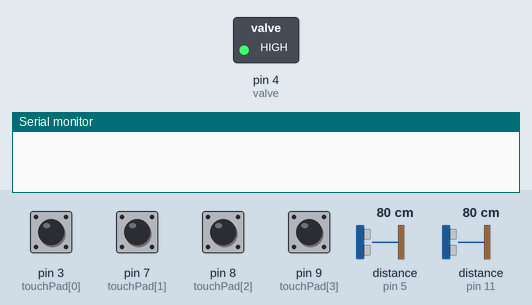
The sketch below on a simulated Arduino Uno, built with avr-gcc and run on an emulated ATmega328P. On the bench: switched loads named in the sketch (green lamp = pin HIGH), the last lines printed to the serial monitor. Inputs (shaded band) come from the test bench; at power-on: pin 3 (touchPad[0]), pin 7 (touchPad[1]), pin 8 (touchPad[2]), pin 9 (touchPad[3]) LOW, distance to the obstacle (sensors on pin 11, pin 5) 80 cm. The echo pulse lasts 58.3 µs per cm.

Above: at 1.1 s.
1.2 s: distance to the obstacle (sensor on pin 11) set to 7 cm
2.7 s: distance to the obstacle (sensor on pin 11) set to 4 cm
At 3.3 s:
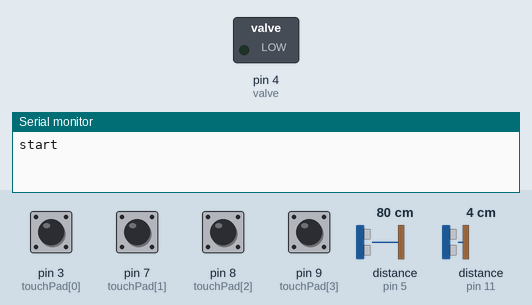
Timing chart, 0 to 5.7 s (numbered marks = the images above; inputs shaded):
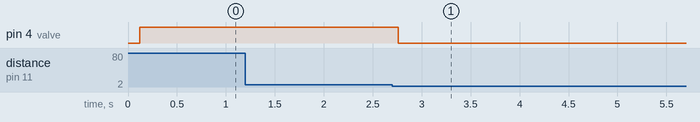

The sketch:

final_new.ino
```cpp
#include <NewPing.h>
#include <LiquidCrystal_I2C.h>

//General Variables
float ttf = 0;
float wpcm = 480;
float flowRate = 0.0;
float left_volume = 0.0;

int robot_max_time = 32;

volatile int count = 0;

String place = "";
String prediction = "";

unsigned long start_seconds = 0;

//Pin Related Variables
#define Trig1 10
#define Echo1 11
#define Echo2 5
#define Trig2 6
#define valve 4
#define flowPin 2
#define DC_Motor A0
#define sensorInterrupt 0

//Variables for the touchpad
int touchPad[4] = {3,7,8,9};

NewPing sonar[2] = {
  NewPing(Trig1,Echo1,200),
  NewPing(Trig2,Echo2,200)
};


// Function for handling the interrupt on GPIO 2
void calculate_waterFlow()
{
  attachInterrupt(sensorInterrupt,flow, RISING);
  delay(1000);
  detachInterrupt(sensorInterrupt);
}

// ISR or Interrupt Handler for water flow sensor
void flow()
{ count++; }


void setup()
{
  Serial.begin(9600);
  lcd_display();

  //Declaring the necessary mode of operation for the pins
  pinMode(valve, OUTPUT);
  pinMode(DC_Motor,INPUT);
  pinMode(flowPin, INPUT);
  digitalWrite(flowPin,HIGH);

  //pinModes for the touchpad
  for(byte i=0; i <=3; i++)
  { pinMode(touchPad[i],INPUT); }

  //Step1: Solenoid valve will be switched on
  digitalWrite(valve,HIGH);

  //Step2: Turn off the water pump when the water level in the water tower is >90%
  while(true)
  {
    int water_level = sonar[0].ping_cm();

    if(water_level <= 5) {
      digitalWrite(valve,LOW);
      break;
    }

    delay(200);
    yield();
  }

  //Step3: Calculate the volume of the secondary tank to be filled
  delay(100);
  int water_level = sonar[1].ping_cm();
  left_volume = (water_level - 6) * wpcm;

  lcd_display();

  //Step4: Send the message to python ,via serial comm, for turning on the motor
  Serial.println("start");
  delay(1500);
  start_seconds = millis()/1000;

  //loop to check the input entered by the user via the touchpad
  while(((millis()/1000) - start_seconds) < 1)
  {
    String comm="comm";
    for(byte i=0; i <=3; i++)
    {
      if(digitalRead(touchPad[i]) == 1)
      {
        comm = comm+(i+1);
        Serial.println(comm);
        break;
      }
    }
    Serial.println(comm);
    delay(1000);
  }

  calculate_waterFlow();

  //flowRate in ml/sec
  flowRate = ((1000.0/999.0)*count)*0.23;

  //Step6: Calculating the ttf (in seconds) as now I have left_volume and flowRate
  ttf = left_volume / flowRate;
  Serial.println(ttf);

  //now the ttf will be displayed to the lcd
  lcd_display();

  if(ttf < robot_max_time)
  { Serial.println("noRobot");  }

  else if (ttf > robot_max_time)
  {
    Serial.println("robot");

    //Gathering the variable from the serial comm.
    while(true)
    {
      if(Serial.available() > 0)
      {
        place = Serial.readStringUntil('\n');
        break;
      }
    }

  }

  //This now will display the place in the lcd
  lcd_display();

  //Step7: Constantly check if time to fill has been reached or not
  while(true)
  {
    int elapsed_seconds = (millis()/1000) - start_seconds;

    if((ttf - elapsed_seconds) <= 5)
    {
      // check if the motor is still on
      if(digitalRead(DC_Motor) ==  1)
      {
        //Used serial comm. to stop the motor
        prediction = "False";
        Serial.println(prediction);
        Serial.println("stop");
        break;
      }

      // if motor is already off
      else if(digitalRead(DC_Motor) == 0)
      {
        Serial.println("stopped");
        prediction = "True";
        Serial.println(prediction);
        break;
      }
    }
    delay(200);
  }

  lcd_display();

}

void loop()
{
}

void lcd_display()
{
  LiquidCrystal_I2C lcd(0x27, 16, 2);

  byte drop[8] = {
    0b00000,0b00100,0b01110,0b11111,
    0b11111,0b11111,0b01110,0b00000
  };

  byte alert[8] = {
    0b00100,0b01110,0b01110,0b01110,
    0b01110,0b11111,0b00000,0b00100
  };

  byte tick[8] = {
    0b00000,0b00000,0b00001,0b00011,
    0b10110,0b11100,0b01000,0b00000
  };

  byte cross[8] = {
    0b00000,0b10001,0b11011,0b01110,
    0b01110,0b11011,0b10001,0b00000
  };

  // initialize the LCD
  lcd.begin();

  // Turn on the blacklight and print a message.
  lcd.backlight();

  lcd.createChar(0,drop);
  lcd.createChar(1,alert);
  lcd.createChar(2,tick);
  lcd.createChar(3,cross);

  lcd.home();

  if(flowRate == 0.0) {
    lcd.print(" 0.00ml/s ");
  }
  else {
    lcd.print(" ");
    lcd.print(flowRate);
    lcd.print("ml/s ");
  }

  if(left_volume == 0) {
    lcd.print(left_volume);
    lcd.print("L");
  }
  else {
    lcd.print(left_volume/1000);
    lcd.print("L");
  }

  lcd.setCursor(0,1);
  lcd.write(1);

  if (ttf == 0) {
    lcd.print("TTF");
  }
  else{
    lcd.print(ttf);
  }

  if(place=="")
  {
    lcd.setCursor(8,1);
    lcd.print("Place");
  }

  else if(place == "Hall") {
    lcd.setCursor(8,1);
    lcd.print(place);
  }

  else if(place=="Balcony" || place=="Bedroom")
  {
    lcd.setCursor(7,1);
    lcd.print(place);
  }

  if(prediction=="False")
  {
    lcd.setCursor(15,1);
    lcd.write(3);
  }

  else if(prediction=="True")
  {
    lcd.setCursor(15,1);
    lcd.write(2);
  }
}
```

Measured:
- the behaviour switches between 6 and 5 cm on distance to the obstacle (sensor on pin 11) (found by bisection; images 0 and 1)
- after the input at 1.2 s, every drawn part: stays the same
- after the input at 2.7 s, pin 4 (valve): HIGH → LOW after 0.06 s
